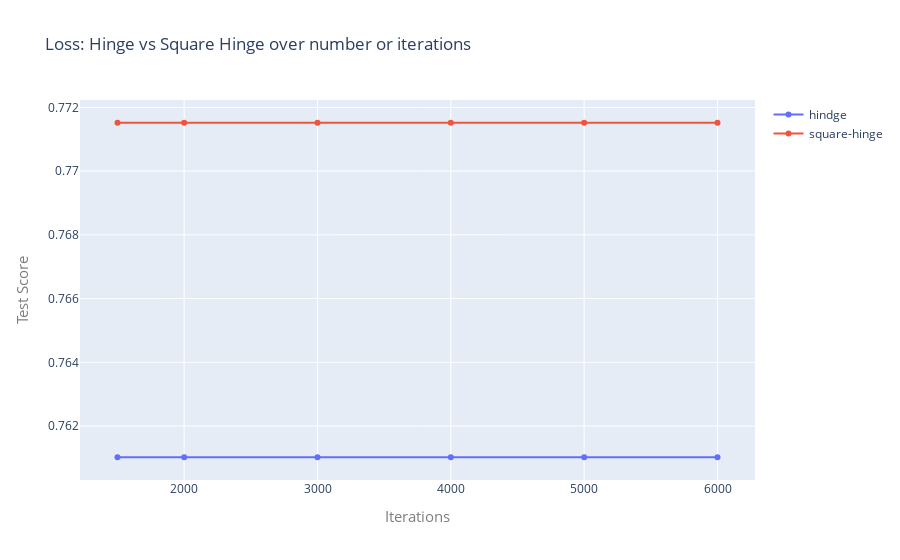

The notebook cell saved with this chart:
### Code cell
import plotly.graph_objs as go

fig = go.Figure()

graph_hindge = svc_gridsearch[svc_gridsearch.param_loss == 'hinge']
graph_hindge = graph_hindge.groupby(['param_max_iter'],sort='False')['mean_test_score'].max()
graph_hindge = graph_hindge.to_frame().reset_index()

graph_sqhinge = svc_gridsearch[svc_gridsearch.param_loss == 'squared_hinge']
graph_sqhinge = graph_sqhinge.groupby(['param_max_iter'],sort='False')['mean_test_score'].max()
graph_sqhinge = graph_sqhinge.to_frame().reset_index()

# Create traces
trace0 = go.Scatter(
    x = graph_hindge.param_max_iter,
    y = graph_hindge.mean_test_score,
    mode = 'lines+markers',
    name = 'hindge'
)
trace1 = go.Scatter(
    x = graph_sqhinge.param_max_iter,
    y = graph_sqhinge.mean_test_score,
    mode = 'lines+markers',
    name = 'square-hinge'
)

data = [trace0, trace1]

layout = go.Layout(
    
    title=go.layout.Title(
        text= 'Loss: Hinge vs Square Hinge over number or iterations',
        xref='container',
#         xanchor = 'center'
    ),
    xaxis=go.layout.XAxis(
        title=go.layout.xaxis.Title(
            text='Iterations',
            font=dict(
#                 family='Courier New, monospace',
                size=15,
                color='#7f7f7f'
            )
        )
    ),
    yaxis=go.layout.YAxis(
        title=go.layout.yaxis.Title(
            text='Test Score',
            font=dict(
#                 family='Courier New, monospace',
                size=15,
                color='#7f7f7f'
            )
        )
    )
)

fig = go.Figure(data=data, layout=layout)

fig.show()

### Figure 1 — Plotly figure (JSON) as saved in the notebook; plotly's stock layout.template omitted (floating-point values rounded to 4 significant figures)
{"data": [{"mode": "lines+markers", "name": "hindge", "type": "scatter", "x": [1500, 2000, 3000, 4000, 5000, 6000], "y": [0.761, 0.761, 0.761, 0.761, 0.761, 0.761]}, {"mode": "lines+markers", "name": "square-hinge", "type": "scatter", "x": [1500, 2000, 3000, 4000, 5000, 6000], "y": [0.7715, 0.7715, 0.7715, 0.7715, 0.7715, 0.7715]}], "layout": {"autosize": true, "title": {"text": "Loss: Hinge vs Square Hinge over number or iterations", "xref": "container"}, "xaxis": {"autorange": true, "range": [1228.0, 6272.0], "title": {"font": {"color": "#7f7f7f", "size": 15}, "text": "Iterations"}, "type": "linear"}, "yaxis": {"autorange": true, "range": [0.7603, 0.7723], "title": {"font": {"color": "#7f7f7f", "size": 15}, "text": "Test Score"}, "type": "linear"}}}
